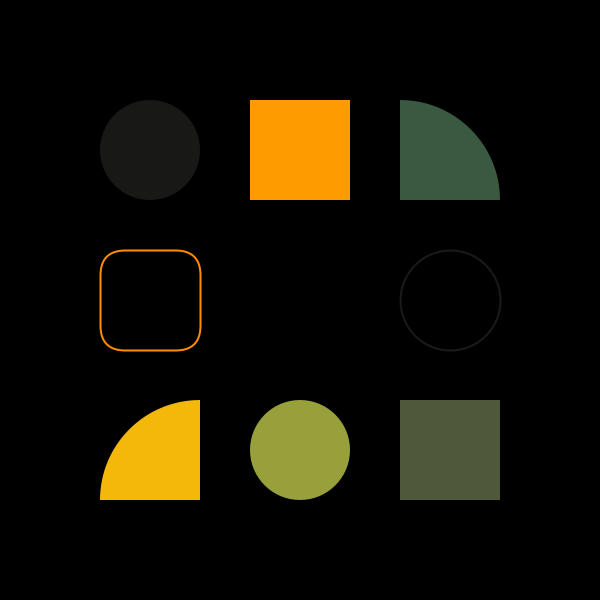
Frame 1 (no input)
Frame 60 (the mouse pressed at the canvas centre just before this capture): identical to frame 1, image omitted
Frame 120 (the mouse held since frame 60 and released just before this capture): identical to frame 1, image omitted

The Processing sketch that drew this single still picture (run headless with seeded random() and noise(); from frame 60 on, the mouse is pressed at the canvas centre):

// Processing sketch: shapes_function_retval
// ── shapes_function_retval.pde
// 関数理解用
// 関数で塗り色を調合して戻す（戻り値）
// 中段は色を枠線に適用している

// いい感じに色を調合して戻す関数
color createNiceColor() {
  // かぼちゃのような色を生成する

  colorMode(HSB);

  float h = random(0, 100);
  float s = map(
    sin(map(h, 0, 100, 0, 2 * PI)),
    -1, +1,
    0, 255
  );
  float b = s;
  color col = color(h, s, b);

  // return で戻り値を返す
  return col;
}

void setup() {
  size(600, 600);
  noStroke();
  background(0);

  // rect() の座標の扱いを ellipse() と同じように変更する
  rectMode(CENTER);

  // 関数の戻り値を受け取る変数
  color col;

  // 上段左の図形
  // 関数を呼び出して結果を取得
  col = createNiceColor();
  // 関数の戻り値を塗り色に設定
  fill(col);
  ellipse(
    width / 4,
    height / 4,
    100, 100
  );

  // 上段中央の図形
  col = createNiceColor();
  fill(col);
  rect(
    width / 2,
    height / 4,
    100, 100
  );

  // 上段右上の図形
  col = createNiceColor();
  fill(col);
  arc(
    width * 3 / 4 - 100 / 2,
    height / 4 + 100 / 2,
    100 * 2, 100 * 2,
    -PI / 2,
    0,
    PIE
  );

  strokeWeight(2);
  noFill();

  // 中段左の図形
  // 関数を呼び出して結果を取得
  col = createNiceColor();
  // 関数の戻り値を線の色に設定
  stroke(col);
  rect(
    width / 4,
    height / 2,
    100, 100,
    25
  );

  // 中段右の図形
  // 関数を呼び出して結果を取得
  col = createNiceColor();
  // 関数の戻り値を線の色に設定
  stroke(col);
  ellipse(
    width * 3 / 4,
    height / 2,
    100, 100
  );

  noStroke();

  // 下段左の図形
  col = createNiceColor();
  fill(col);
  arc(
    width / 4 + 100 / 2,
    height * 3 / 4 + 100 / 2,
    100 * 2, 100 * 2,
    PI, PI * 3 / 2,
    PIE
  );

  // 下段中央の図形
  col = createNiceColor();
  fill(col);
  ellipse(
    width / 2,
    height * 3 / 4,
    100, 100
  );

  // 下段右の図形
  col = createNiceColor();
  fill(col);
  rect(
    width * 3 / 4,
    height * 3 / 4,
    100, 100
  );
}

void draw() {
}
